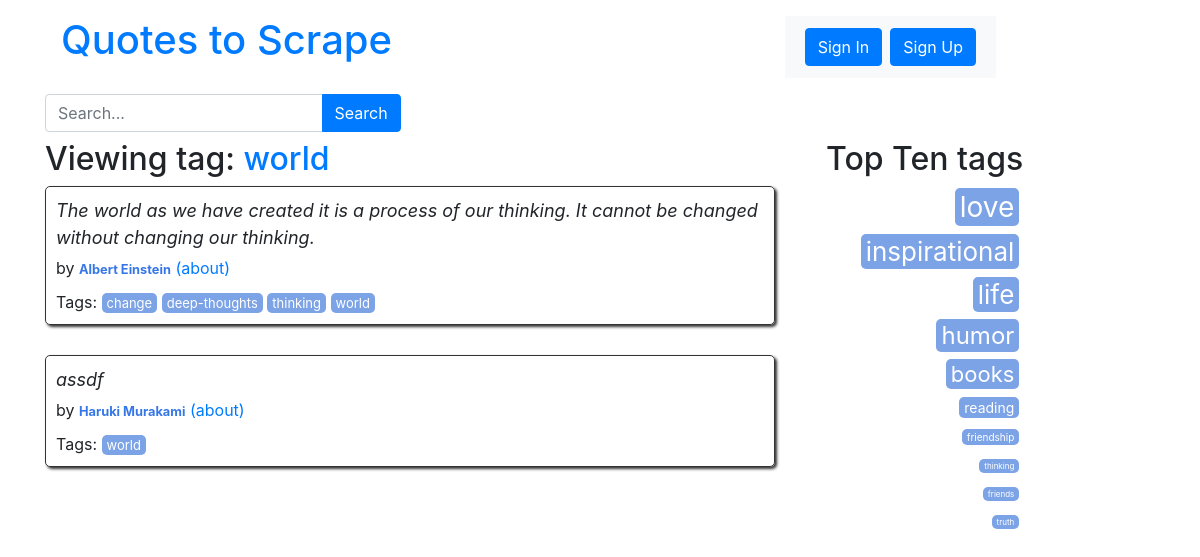
Page /tag/world/page/1/ on the committed database.
### quotes/models.py (models this page shows, shortened)
class Tag(models.Model):
    name = models.CharField(max_length=30, null=False, unique=True)

class Quote(models.Model):
    quote = models.TextField()
    tags = models.ManyToManyField(Tag)
    author = models.ForeignKey(Author, on_delete=models.CASCADE,
                               default=None, null=True)
    created_at = models.DateTimeField(auto_now_add=True)

class Author(models.Model):
    fullname = models.CharField(max_length=150)
    born_date = models.CharField(max_length=10)
    born_location = models.CharField(max_length=150)
    description = models.TextField()
    created_at = models.DateTimeField(auto_now_add=True)
    slug = models.SlugField(max_length=50, blank=True)

### quotes/views.py (the view)
def quotes_by_tag(request, tag_name, page=1):
    tag = Tag.objects.get(name=tag_name)
    quotes = Quote.objects.filter(tags=tag)
    per_page = 10
    paginator = Paginator(quotes, per_page)
    quotes_on_page = paginator.page(page)
    top_tags = get_top_tags()
    return render(
        request,
        "quotes/quotes_by_tag.html",
        context={"quotes": quotes_on_page, "tag": tag, "top_tags": top_tags},
    )

### quotes/views.py (called while the page is built)
def get_top_tags():
    top_tags = Tag.objects.annotate(num_quotes=Count("quote")).order_by("-num_quotes")[
        :10
    ]
    top_tags = [(tag, 2 * tag.num_quotes) for tag in top_tags]
    return top_tags

### quotes/templates/quotes/quotes_by_tag.html
{% extends 'quotes/base.html' %} {% load extract %} {% block content %}
<div class="row">
  <div class="col-md-8">
    <h2>
      Viewing tag:
      <a href="{% url 'quotes:quotes_by_tag' tag_name=tag.name page=1 %}"
        >{{ tag.name }}</a
      >
    </h2>
    {% for quote in quotes %}
    <div class="quote" itemscope="" itemtype="http://schema.org/CreativeWork">
      <span class="text" itemprop="text">{{ quote.quote }}</span>
      <span>
        by
        <small class="author" itemprop="author"
          >{{ quote.author.fullname }}</small
        >
        <a
          href="{% url 'quotes:author_page' author_slug=quote.author.fullname|slugify %}"
          >(about)</a
        >
      </span>
      <div class="tags">
        Tags: {% for tag in quote.tags.all %}
        <a
          class="tag"
          href="{% url 'quotes:quotes_by_tag' tag_name=tag.name page=1 %}"
          >{{ tag.name }}</a
        >
        {% endfor %}
      </div>
    </div>
    {% endfor %}
  </div>
  <div class="col-md-4 tags-box">
    {% include 'quotes/top_tags.html' with top_tags=top_tags %}
  </div>
</div>
{% endblock %}

### quotes/templates/quotes/top_tags.html
<div class="col-md-8 tags-box">
  <h2>Top Ten tags</h2>
  {% for tag, popularity in top_tags %}
  <span class="tag-item">
    <a
      class="tag"
      style="font-size: {{ popularity }}px"
      href="/tag/{{ tag.name }}/page/1"
      >{{ tag.name }}</a
    >
  </span>
  {% endfor %}
</div>

### quotes/static/quotes/styles.css (style rules this page uses)
.quote { padding: 10px; margin-bottom: 30px; border: 1px solid #333333; border-radius: 5px; box-shadow: 2px 2px 3px #333333; }
.quote span.text { display: block; margin-bottom: 5px; font-size: large; font-style: italic; }
.quote small.author { font-weight: bold; color: #3677e8; }
.quote .tags { margin-top: 10px; }
.tag { padding: 2px 5px; border-radius: 5px; color: white; font-size: small; background-color: #7ca3e6; }
.tags-box { text-align: right; }
.tag-item { display: block; margin: 4px; }
a { color: #4582ec; text-decoration: none; cursor: pointer; }

### rows in the picture
Tag: name "world"
Quote: quote "The world as we have created it is a process of our thinking. It cannot be changed without changing our thinking.", author.fullname "Albert Einstein"
Tag: name "change"
Tag: name "deep-thoughts"
Tag: name "thinking"
Quote: quote "assdf", author.fullname "Haruki Murakami"
Tag: name "love"
Tag: name "inspirational"
Tag: name "life"
Tag: name "humor"
Tag: name "books"
Tag: name "reading"
Tag: name "friendship"
Tag: name "friends"
Tag: name "truth"
